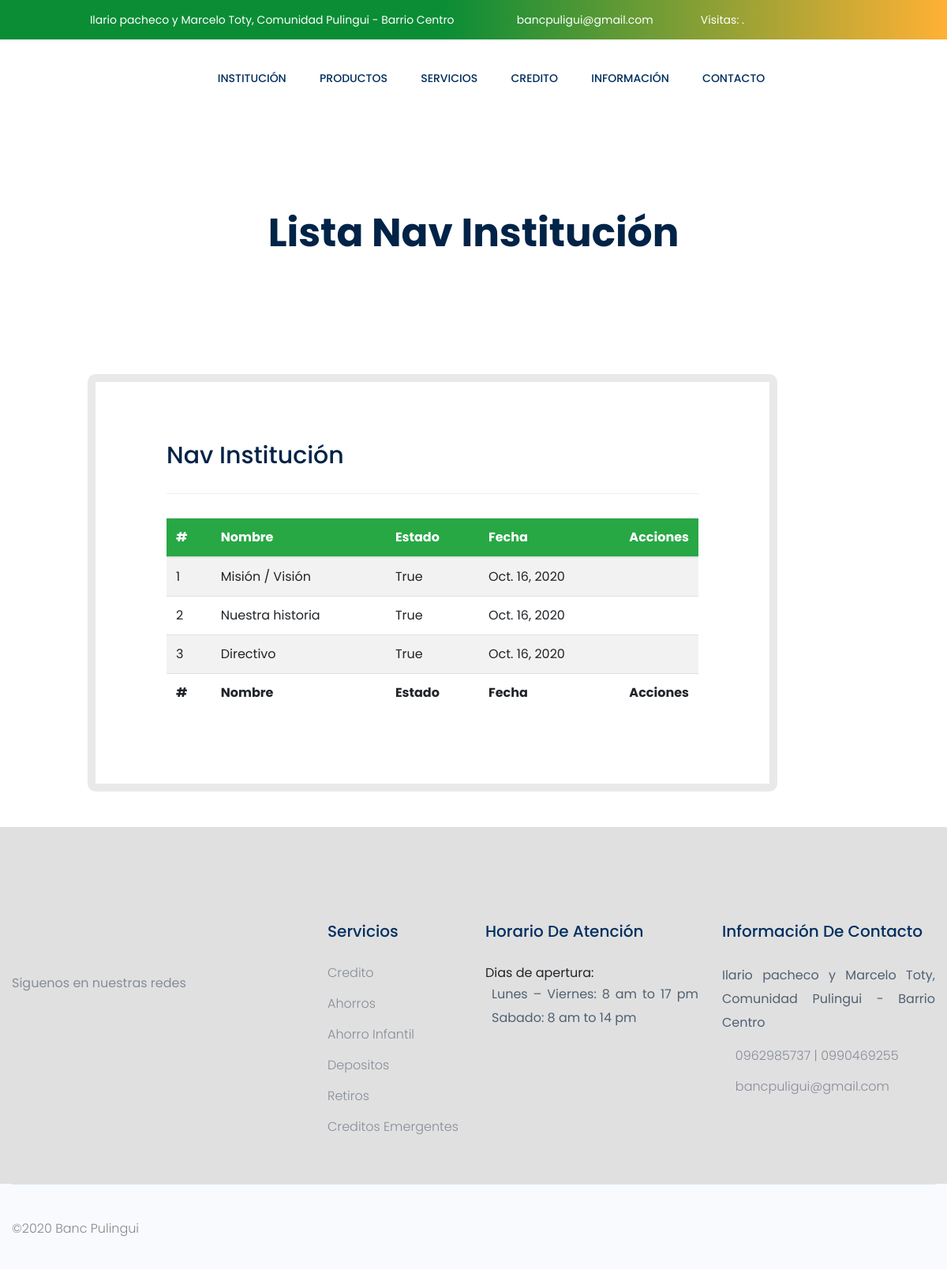
Screenshot of /listar-institucion/ (signed in) with the database file from the repository.
### app/models.py (models this page shows, shortened)
class Institucion(models.Model):
	name = models.CharField('Nombres',max_length=200)
	body = RichTextUploadingField('Contenido', null=True,blank=True)
	image = models.ImageField('Imagen',null=True,blank=True, upload_to='institucion', default='placeholder.png')
	date = models.DateField(auto_now_add=True)
	active = models.BooleanField('Activar', default=False)

### app/views.py (the view)
@login_required(login_url='home')
def listarInstitucion  (request):
    listpost =  Institucion.objects.all()
    institucion = Institucion.objects.filter(active=True)
    context = {'listpost':listpost,'institucion':institucion}
    return render (request, 'institucion/list-intitucion.html',context)

### templates/institucion/list-intitucion.html (shortened to what this page needs)
{% extends 'index.html' %} {% load static %}  {% block container %}
<div class="slider-area">
  <div
    class="single-slider slider-height2 d-flex align-items-center"
    data-background="{% static 'assets/img/hero/serv.jpg' %}"
  >
    <div class="container">
      <div class="row">
        <div class="col-xl-12">
          <div class="hero-cap text-center">
            <h2 style="color: rgb(0, 35, 71);">Lista Nav Institución</h2>
          </div>
        </div>
      </div>
    </div>
  </div>
</div>
<section class="about_area section_gap">
  <div class="container">
    <div class="row h_blog_item" style="justify-content: center;">
      <div class="col-lg-8">
        <div class="h_blog_text">
          <div class="h_blog_text_inner left right">
            <h4>Nav Institución</h4>
            <hr />
            <div class="main-container">
                <div class="table-responsive">
                    <table id="add-row" class="display table table-striped table-hover">
                        <thead class="bg-success" style="color: white;">
                            <tr>
                                <th>#</th>
                                <th>Nombre</th>
                                <th>Estado</th>
                                <th>Fecha</th>
                                <th style="width: 10%">Acciones</th>
                            </tr>
                        </thead>
                        <tfoot>
                            <tr>
                                <th>#</th>
                                <th>Nombre</th>
                                <th>Estado</th>
                                <th>Fecha</th>
                                <th>Acciones</th>
                            </tr>
                        </tfoot>
                        <tbody>
                            {% for dato in listpost %}
                            <tr>
                                <td>{{dato.id}}</td>
                                <td>{{dato.name}}</td>
                                <td>{{dato.active}}</td>
                                <td>{{dato.date}}</td>
                                <td>
                                    <div class="form-button-action">
                                        <a href="{%  url 'institucion-editar' dato.id %}" data-original-title="Editar Producto">
                                            <i class="fa fa-edit" style="color: rgb(5, 37, 105);"></i>
                                    </a>
                                        <a href="{%  url 'institucion-eliminar' dato.id %}" data-original-title="Eliminar Producto">
                                            <i class="fa fa-times" style="color: rgb(143, 5, 5);"></i>
                                        </a>
                                    </div>
                                </td>
                            </tr>
                            {% endfor %}
                        </tbody>
                    </table>
                </div>
            </div>
          </div>
        </div>
      </div>
    </div>
  </div>
</section>
{% endblock container %}

### templates/institucion/list-intitucion.html (style rules this page uses)
.section_gap { padding: 25px 0; }
.h_blog_item .h_blog_text { padding-top: 0px; padding-bottom: 20px; }
.h_blog_item .h_blog_text .h_blog_text_inner { background: #fff; padding: 75px 90px; border-radius: 10px; }
.h_blog_item .h_blog_text .h_blog_text_inner.left { position: relative; z-index: 2; }
.h_blog_item .h_blog_text .h_blog_text_inner.right { margin-left: -104px; position: relative; z-index: 1; border: 10px solid #e9e9e9; }
.h_blog_item .h_blog_text .h_blog_text_inner h4 { color: #002347; font-size: 30px; margin-bottom: 15px; }

### rows the page displays
Institucion: id "1", name "Misión / Visión", active "True", date "Oct. 16, 2020"
Institucion: id "2", name "Nuestra historia", active "True", date "Oct. 16, 2020"
Institucion: id "3", name "Directivo", active "True", date "Oct. 16, 2020"
